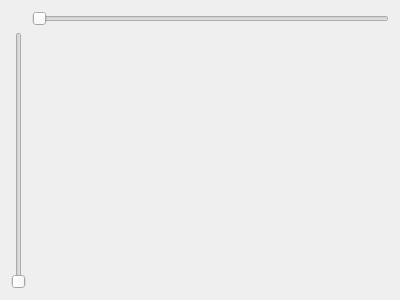
<?xml version="1.0" encoding="UTF-8"?>
<ui version="4.0">
 <class>Dialog</class>
 <widget class="QDialog" name="Dialog">
  <property name="geometry">
   <rect>
    <x>0</x>
    <y>0</y>
    <width>400</width>
    <height>300</height>
   </rect>
  </property>
  <property name="windowTitle">
   <string>Dialog</string>
  </property>
  <layout class="QGridLayout" name="gridLayout_3">
   <item row="0" column="0">
    <layout class="QGridLayout" name="gridLayout_2">
     <item row="0" column="1">
      <widget class="QSlider" name="horizontalSlider">
       <property name="orientation">
        <enum>Qt::Horizontal</enum>
       </property>
      </widget>
     </item>
     <item row="1" column="0">
      <widget class="QSlider" name="verticalSlider">
       <property name="orientation">
        <enum>Qt::Vertical</enum>
       </property>
      </widget>
     </item>
     <item row="1" column="1">
      <layout class="QGridLayout" name="gridLayout">
       <item row="1" column="0">
        <widget class="QLabel" name="labelVertical">
         <property name="text">
          <string/>
         </property>
        </widget>
       </item>
       <item row="0" column="0">
        <widget class="QLabel" name="labelHorizontal">
         <property name="text">
          <string/>
         </property>
        </widget>
       </item>
      </layout>
     </item>
    </layout>
   </item>
  </layout>
 </widget>
 <resources/>
 <connections/>
</ui>
